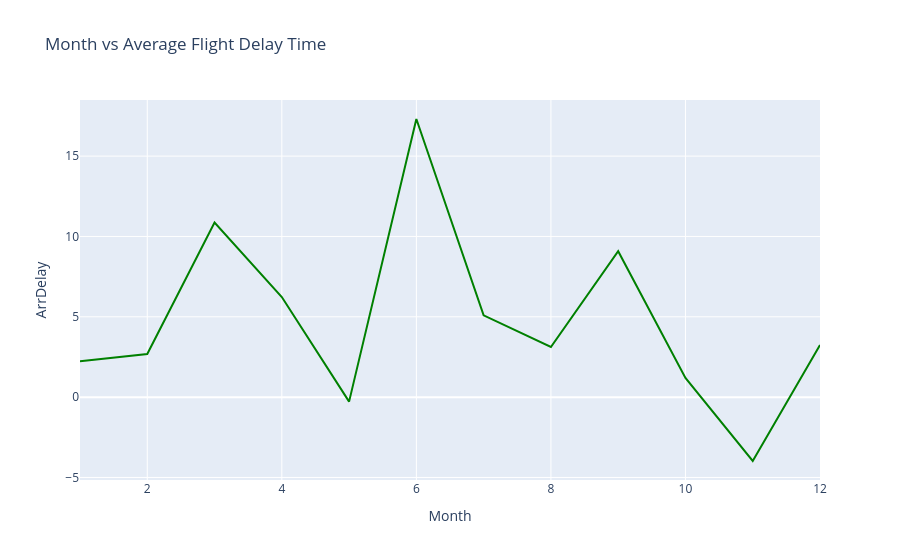

Write notebook code for a chart like this one.
### Code cell
## Write your code here
fig=go.Figure()
fig.add_trace(go.Scatter(x=line_data['Month'], y=line_data['ArrDelay'], mode='lines', marker=dict(color='green')))
fig.update_layout(title='Month vs Average Flight Delay Time', xaxis_title='Month', yaxis_title='ArrDelay')
fig.show()

### Figure 1 — Plotly figure (JSON) as saved in the notebook; plotly's stock layout.template omitted (floating-point values rounded to 4 significant figures)
{"data": [{"marker": {"color": "green"}, "mode": "lines", "type": "scatter", "x": [1, 2, 3, 4, 5, 6, 7, 8, 9, 10, 11, 12], "y": [2.233, 2.688, 10.87, 6.229, -0.2791, 17.31, 5.089, 3.122, 9.081, 1.2, -3.975, 3.241]}], "layout": {"title": {"text": "Month vs Average Flight Delay Time"}, "xaxis": {"title": {"text": "Month"}}, "yaxis": {"title": {"text": "ArrDelay"}}}}
